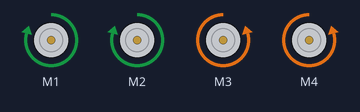
Recording of a sketch running on a simulated Arduino Uno, built with avr-gcc and run on an emulated ATmega328P. On the bench: 4 × DC motor (green arrow = forward, orange = backward, longer = faster).

Above: at 1.5 s.
At 7.5 s:
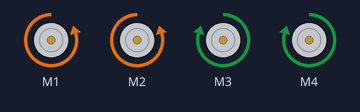
At 10.5 s:
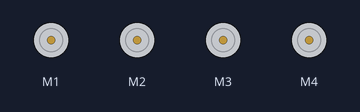
Timing chart, 0 to 15.6 s (numbered marks = the images above):
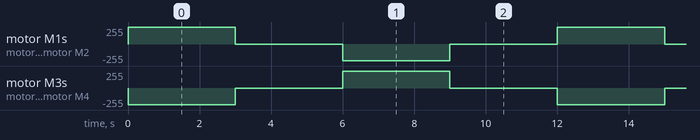

The sketch:

test_shiled_L293_4motors.ino
```cpp
//
// Programa original : Arduino Motor Shield - Controle motores DC
// Autor : Arduino e Cia
// http://www.arduinoecia.com.br/2014/07/arduino-motor-shield-l293d.html
// adapted by Nicu FLORICA (niq_ro) from http://www.tehnic.go.ro
// and http://www.arduinotehniq.com/

// se foloseste libraria AFMotor
// use AFMotor library
#include <AFMotor.h>

// definim primul motor
// define 1st motor
AF_DCMotor motor1(1);

// definim al doilea motor
// define 2nd motor
AF_DCMotor motor2(2);

// definim al treilea motor
// define 3rd motor
AF_DCMotor motor3(3);

// definim al patrulea motor
// define 4th motor
AF_DCMotor motor4(4);

// definire viteza mica si viteza mare
// define slow speed, high speed
#define vitezamica 250
#define vitezamare 255

//definim pauza
// define pause
#define pauza 3000

void setup()
{
  // impunem viteza motoarelor 1, 2, 3 si 4
  // set the speed for all motors
  motor1.setSpeed(vitezamica);
  motor2.setSpeed(vitezamica);
  motor3.setSpeed(vitezamica);
  motor4.setSpeed(vitezamica);
}

void loop()
{
  // motoarel 1 si 2 se invart normal
  // motors no.1 & no.2 run forward
  motor1.run(FORWARD);
  motor2.run(FORWARD);

  // motoarele 3 si 4 se invart invers
  // motors no.3 & no.4 run backward
  motor3.run(BACKWARD);
  motor4.run(BACKWARD);

  // pauza
  // pause
  delay(pauza);

  // oprire motoare
  // stop the motors
  motor1.run(RELEASE);
  motor2.run(RELEASE);
  motor3.run(RELEASE);
  motor4.run(RELEASE);

// pauza
// pause
  delay(pauza);

  // motoarel 1 si 2 se invart invers
  // motors no.1 & no.2 run backward
  motor1.run(BACKWARD);
  motor2.run(BACKWARD);

  // motoarel 3 si 4 se invart normal
  // motors no.3 & no.4 run forward
  motor3.run(FORWARD);
  motor4.run(FORWARD);

// pauza
// pause
  delay(pauza);

  // oprire motoare
  // stop motors
  motor1.run(RELEASE);
  motor2.run(RELEASE);
  motor3.run(RELEASE);
  motor4.run(RELEASE);

// pauza
// pause
  delay(pauza);

}  // sfarsit program   - end main loop
```

Measured:
- by itself, motor M1, motor M2: repeats every 12.0 s: stopped 3.0 s, backward 250/255 3.0 s, stopped 3.0 s, forward 250/255 3.0 s
- by itself, motor M3, motor M4: repeats every 12.0 s: stopped 3.0 s, forward 250/255 3.0 s, stopped 3.0 s, backward 250/255 3.0 s
